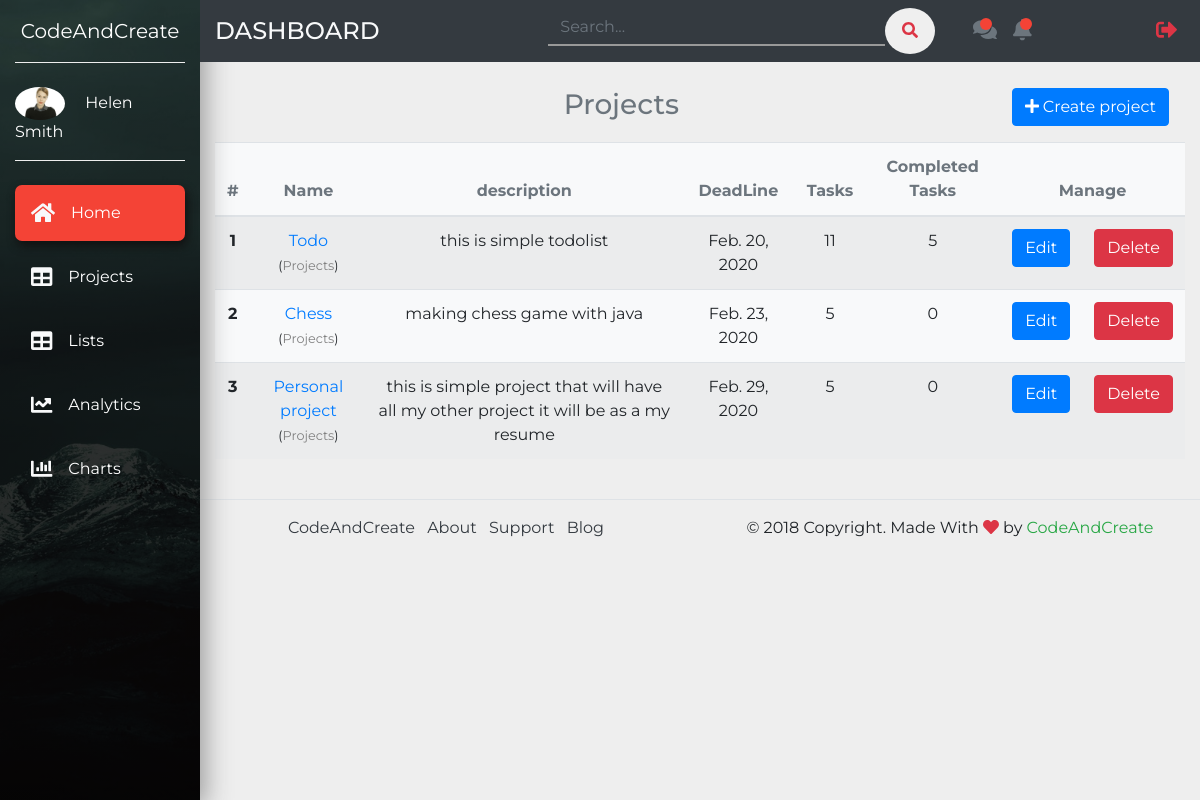
Screenshot of /list/1 (signed in) with the database file from the repository.
### todo/models.py (models this page shows, shortened)
class Project(models.Model):
    name = models.CharField(max_length=100)
    description = models.TextField()
    start_time = models.TimeField(default=datetime.time(0,0),null=True,blank=True)
    start_date = models.DateField(default = datetime.date.today,null=True,blank=True)
    end_time = models.TimeField(default=datetime.time(0,0),null=True,blank=True)
    deadline = models.DateField(blank=True,null=True)
    finished = models.BooleanField(default=False)
    folder = models.ForeignKey(Folder,on_delete=models.CASCADE)
    user = models.ForeignKey(User,on_delete=models.CASCADE)
    priority = models.IntegerField(default=0)
    def tasks(self):
        return self.task_set.filter(finished=False).order_by('deadline')
    def completed_tasks(self):
        return self.task_set.filter(finished=True).order_by('deadline')

class Folder(models.Model):
    name = models.CharField(max_length=100)
    user = models.ForeignKey(User,on_delete=models.CASCADE)

### todo/views.py (the view)
# urls.py: path("list/<pk>",ViewList,name='view_list'),
def ViewList(request,pk):
    folder = get_object_or_404(Folder,pk=pk)
    projects = Project.objects.filter(user=request.user,folder=folder).order_by('deadline')
    context={"projects":projects}
    return render(request,"todo/all_projects.html",context)

### templates/todo/all_projects.html
{% extends "base.html"  %}
{% block content %}
  <h3 class="text-muted text-center m-3">
    Projects
    <a class="mb-3 btn btn-primary float-right" href="{% url 'todo:create_project' %}"><li class="fas fa-plus"></li> Create project</a>
  </h3>
<table class="table table-striped bg-light text-center">
  <thead>
    <tr class="text-muted">
      <th>#</th>
      <th>Name</th>
      <th>description</th>
      <th>DeadLine</th>
      <th>Tasks</th>
      <th>Completed Tasks</th>
      <th colspan="2">Manage</th>
    </tr>
  </thead>
  <tbody>
    {% for project in projects %}
    <tr>
      <th>{{forloop.counter}}</th>
      <td>
        <a href="{% url 'todo:view_project' project.pk %}">{{project.name}}</a><br>
        <small>(<a style="color:gray" href="{% url 'todo:view_list' project.folder.pk %}">{{project.folder.name}}</a>)</small>
      </td>
      <td>{{project.description}}</td>
      <td>{{project.deadline}}</td>
      <td>{{project.tasks.count}}</td>
      <td>{{project.completed_tasks.count}}</td>
      <td>
        <a class="btn btn-primary" href="{% url 'todo:edit_project' project.pk %}">Edit</a>
      </td>
      <td>
        <a class="btn btn-danger delete" href="{% url 'todo:delete_project' project.pk %}">Delete</a>
      </td>
    </tr>
    {% endfor %}
  </tbody>
</table>
{% endblock %}

### static_files/css/main.css (style rules this page uses)
body { font-family: 'Montserrat', sans-serif; background-color: #eee; }

### rows the page displays
Project: name "Todo", folder.name "Projects", description "this is simple todolist", deadline "Feb. 20, 2020", tasks.count "11", completed_tasks.count "5"
Project: name "Chess", folder.name "Projects", description "making chess game with java", deadline "Feb. 23, 2020", tasks.count "5", completed_tasks.count "0"
Project: name "Personal project", folder.name "Projects", description "this is simple project that will have all my other project it will be as a my resume", deadline "Feb. 29, 2020", tasks.count "5", completed_tasks.count "0"
